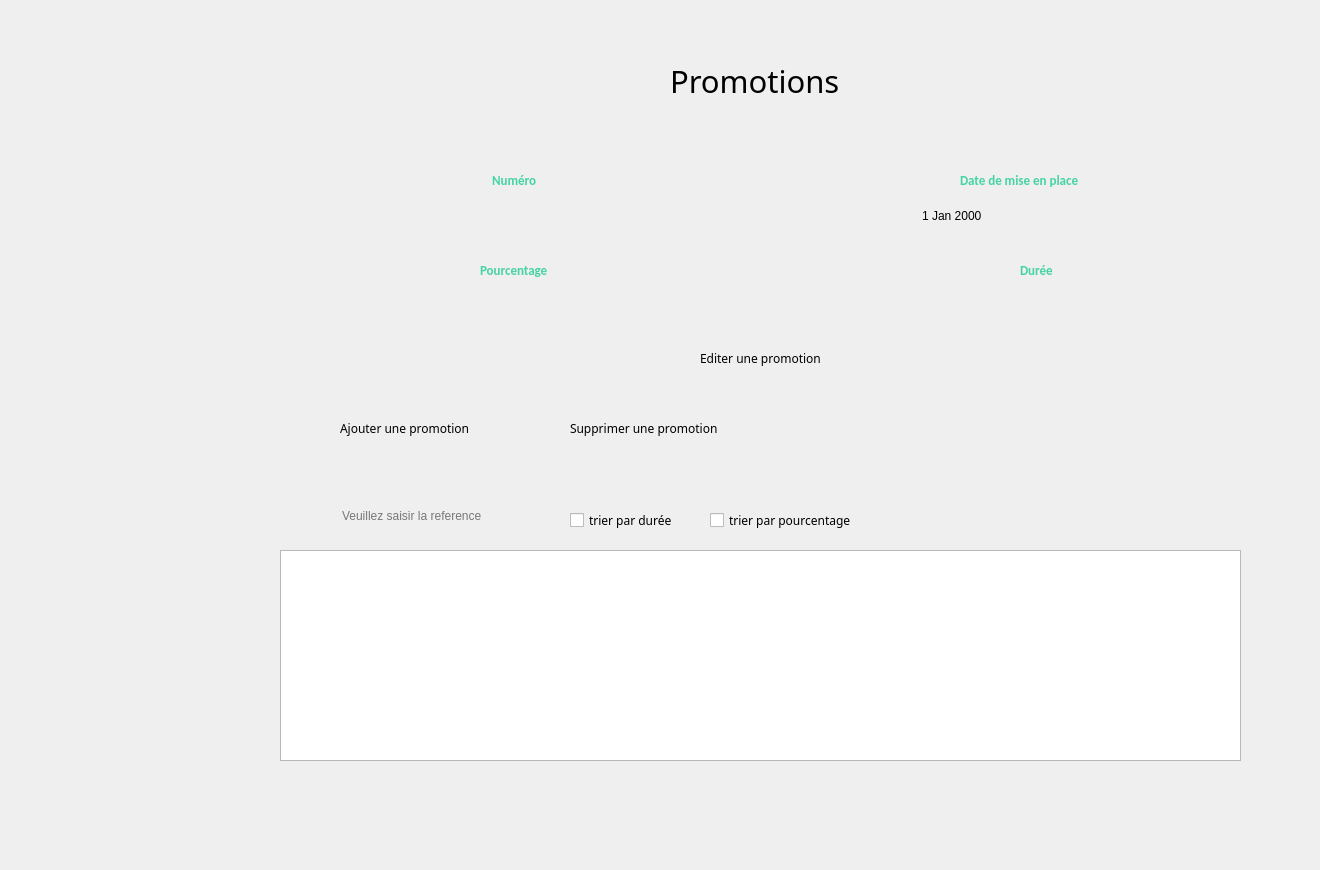
    <widget class="QWidget" name="page_12">
     <widget class="QTableView" name="tableView_3">
      <property name="geometry">
       <rect>
        <x>280</x>
        <y>550</y>
        <width>961</width>
        <height>211</height>
       </rect>
      </property>
     </widget>
     <widget class="QPushButton" name="pushButton_26">
      <property name="geometry">
       <rect>
        <x>870</x>
        <y>500</y>
        <width>93</width>
        <height>31</height>
       </rect>
      </property>
      <property name="styleSheet">
       <string notr="true">QPushButton {
	font-weight: 500;
	text-align: center;
    vertical-align: middle;
	background-color: transparent;
	padding: 5px 15px 15px 20px;
    color: #fff;
	font-size: 11px;
	border : 0;
	border-right: 3px solid transparent;
 	background-position: center top;
    background-repeat: no-repeat;
    background-origin: content;
    background-image: url(&quot;C:/Users/hp/Desktop/anglais/projet c++ design/ok1.png&quot;);
}

QPushButton:hover {
	color: #ffffff;
	font-weight: 500;
	background-image: url(&quot;C:/Users/hp/Desktop/anglais/projet c++ design/ok2.png&quot;);
}</string>
      </property>
      <property name="text">
       <string/>
      </property>
     </widget>
     <widget class="QCheckBox" name="pourcentage_4">
      <property name="geometry">
       <rect>
        <x>710</x>
        <y>510</y>
        <width>191</width>
        <height>20</height>
       </rect>
      </property>
      <property name="font">
       <font>
        <family>Montserrat Alternates</family>
       </font>
      </property>
      <property name="text">
       <string>trier par pourcentage</string>
      </property>
     </widget>
     <widget class="QCheckBox" name="jours_2">
      <property name="geometry">
       <rect>
        <x>570</x>
        <y>510</y>
        <width>141</width>
        <height>20</height>
       </rect>
      </property>
      <property name="font">
       <font>
        <family>Montserrat Alternates</family>
       </font>
      </property>
      <property name="text">
       <string>trier par durée</string>
      </property>
     </widget>
     <widget class="QLineEdit" name="num_3">
      <property name="geometry">
       <rect>
        <x>412</x>
        <y>200</y>
        <width>231</width>
        <height>22</height>
       </rect>
      </property>
      <property name="styleSheet">
       <string notr="true"> background-color: Transparent;
 border: none;</string>
      </property>
     </widget>
     <widget class="QLineEdit" name="pourcentage_3">
      <property name="geometry">
       <rect>
        <x>422</x>
        <y>290</y>
        <width>221</width>
        <height>22</height>
       </rect>
      </property>
      <property name="styleSheet">
       <string notr="true"> background-color: Transparent;
 border: none;</string>
      </property>
     </widget>
     <widget class="QDateEdit" name="date_3">
      <property name="geometry">
       <rect>
        <x>920</x>
        <y>200</y>
        <width>231</width>
        <height>31</height>
       </rect>
      </property>
      <property name="styleSheet">
       <string notr="true"> background-color: Transparent;
 border: none;</string>
      </property>
     </widget>
     <widget class="QLineEdit" name="jours_3">
      <property name="geometry">
       <rect>
        <x>920</x>
        <y>290</y>
        <width>231</width>
        <height>22</height>
       </rect>
      </property>
      <property name="styleSheet">
       <string notr="true"> background-color: Transparent;
 border: none;</string>
      </property>
     </widget>
     <widget class="QLabel" name="label_3">
      <property name="geometry">
       <rect>
        <x>492</x>
        <y>170</y>
        <width>111</width>
        <height>20</height>
       </rect>
      </property>
      <property name="font">
       <font>
        <family>Calibri</family>
        <pointsize>10</pointsize>
        <weight>75</weight>
        <bold>true</bold>
       </font>
      </property>
      <property name="styleSheet">
       <string notr="true">color: rgb(70, 211, 164);</string>
      </property>
      <property name="text">
       <string>Numéro</string>
      </property>
     </widget>
     <widget class="QLabel" name="label_60">
      <property name="geometry">
       <rect>
        <x>382</x>
        <y>180</y>
        <width>291</width>
        <height>71</height>
       </rect>
      </property>
      <property name="text">
       <string/>
      </property>
      <property name="pixmap">
       <pixmap>../../Downloads/saisir.png</pixmap>
      </property>
      <property name="scaledContents">
       <bool>true</bool>
      </property>
     </widget>
     <widget class="QLabel" name="label_4">
      <property name="geometry">
       <rect>
        <x>480</x>
        <y>260</y>
        <width>111</width>
        <height>20</height>
       </rect>
      </property>
      <property name="font">
       <font>
        <family>Calibri</family>
        <pointsize>10</pointsize>
        <weight>75</weight>
        <bold>true</bold>
       </font>
      </property>
      <property name="styleSheet">
       <string notr="true">color: rgb(70, 211, 164);</string>
      </property>
      <property name="text">
       <string>Pourcentage</string>
      </property>
     </widget>
     <widget class="QLabel" name="label_61">
      <property name="geometry">
       <rect>
        <x>382</x>
        <y>270</y>
        <width>291</width>
        <height>71</height>
       </rect>
      </property>
      <property name="text">
       <string/>
      </property>
      <property name="pixmap">
       <pixmap>../../Downloads/saisir.png</pixmap>
      </property>
      <property name="scaledContents">
       <bool>true</bool>
      </property>
     </widget>
     <widget class="QLabel" name="label_5">
      <property name="geometry">
       <rect>
        <x>960</x>
        <y>170</y>
        <width>171</width>
        <height>20</height>
       </rect>
      </property>
      <property name="font">
       <font>
        <family>Calibri</family>
        <pointsize>10</pointsize>
        <weight>75</weight>
        <bold>true</bold>
       </font>
      </property>
      <property name="styleSheet">
       <string notr="true">color: rgb(70, 211, 164);</string>
      </property>
      <property name="text">
       <string>Date de mise en place</string>
      </property>
     </widget>
     <widget class="QLabel" name="label_62">
      <property name="geometry">
       <rect>
        <x>890</x>
        <y>180</y>
        <width>291</width>
        <height>71</height>
       </rect>
      </property>
      <property name="text">
       <string/>
      </property>
      <property name="pixmap">
       <pixmap>../../Downloads/saisir.png</pixmap>
      </property>
      <property name="scaledContents">
       <bool>true</bool>
      </property>
     </widget>
     <widget class="QLabel" name="label_6">
      <property name="geometry">
       <rect>
        <x>1020</x>
        <y>260</y>
        <width>111</width>
        <height>20</height>
       </rect>
      </property>
      <property name="font">
       <font>
        <family>Calibri</family>
        <pointsize>10</pointsize>
        <weight>75</weight>
        <bold>true</bold>
       </font>
      </property>
      <property name="styleSheet">
       <string notr="true">color: rgb(70, 211, 164);</string>
      </property>
      <property name="text">
       <string>Durée</string>
      </property>
     </widget>
     <widget class="QLabel" name="label_63">
      <property name="geometry">
       <rect>
        <x>890</x>
        <y>270</y>
        <width>291</width>
        <height>71</height>
       </rect>
      </property>
      <property name="text">
       <string/>
      </property>
      <property name="pixmap">
       <pixmap>../../Downloads/saisir.png</pixmap>
      </property>
      <property name="scaledContents">
       <bool>true</bool>
      </property>
     </widget>
     <widget class="QLineEdit" name="recherche">
      <property name="geometry">
       <rect>
        <x>340</x>
        <y>500</y>
        <width>201</width>
        <height>31</height>
       </rect>
      </property>
      <property name="styleSheet">
       <string notr="true"> background-color: Transparent;
 border: none;</string>
      </property>
      <property name="placeholderText">
       <string>Veuillez saisir la reference</string>
      </property>
     </widget>
     <widget class="QPushButton" name="modif">
      <property name="geometry">
       <rect>
        <x>820</x>
        <y>340</y>
        <width>93</width>
        <height>28</height>
       </rect>
      </property>
      <property name="styleSheet">
       <string notr="true">QPushButton {
	font-weight: 500;
	text-align: center;
    vertical-align: middle;
	background-color: transparent;
	padding: 5px 15px 15px 20px;
    color: #fff;
	font-size: 11px;
	border : 0;
	border-right: 3px solid transparent;
 	background-position: center top;
    background-repeat: no-repeat;
    background-origin: content;
    background-image: url(&quot;C:/Users/hp/Desktop/anglais/projet c++ design/edit1.png&quot;);
}

QPushButton:hover {
	color: #ffffff;
	font-weight: 500;
	background-image: url(&quot;C:/Users/hp/Desktop/anglais/projet c++ design/edit2.png&quot;);
}</string>
      </property>
      <property name="text">
       <string/>
      </property>
     </widget>
     <widget class="QPushButton" name="suppp">
      <property name="geometry">
       <rect>
        <x>490</x>
        <y>410</y>
        <width>93</width>
        <height>41</height>
       </rect>
      </property>
      <property name="styleSheet">
       <string notr="true">QPushButton {
	font-weight: 500;
	text-align: center;
    vertical-align: middle;
	background-color: transparent;
	padding: 5px 15px 15px 20px;
    color: #fff;
	font-size: 11px;
	border : 0;
	border-right: 3px solid transparent;
 	background-position: center top;
    background-repeat: no-repeat;
    background-origin: content;
    background-image: url(&quot;C:/Users/hp/Desktop/anglais/projet c++ design/minus1.png&quot;);
}

QPushButton:hover {
	color: #ffffff;
	font-weight: 500;
	background-image: url(&quot;C:/Users/hp/Desktop/anglais/projet c++ design/minus2.png&quot;);
}</string>
      </property>
      <property name="text">
       <string/>
      </property>
     </widget>
     <widget class="QLabel" name="label_387">
      <property name="geometry">
       <rect>
        <x>-10</x>
        <y>-30</y>
        <width>1311</width>
        <height>861</height>
       </rect>
      </property>
      <property name="text">
       <string/>
      </property>
      <property name="pixmap">
       <pixmap>../../Desktop/anglais/projet c++ design/bg2.png</pixmap>
      </property>
      <property name="scaledContents">
       <bool>true</bool>
      </property>
     </widget>
     <widget class="QLabel" name="label_28">
      <property name="geometry">
       <rect>
        <x>280</x>
        <y>475</y>
        <width>271</width>
        <height>81</height>
       </rect>
      </property>
      <property name="text">
       <string/>
      </property>
      <property name="pixmap">
       <pixmap>../../Downloads/search.png</pixmap>
      </property>
      <property name="scaledContents">
       <bool>true</bool>
      </property>
     </widget>
     <widget class="QPushButton" name="pushButton_4">
      <property name="geometry">
       <rect>
        <x>270</x>
        <y>410</y>
        <width>91</width>
        <height>41</height>
       </rect>
      </property>
      <property name="styleSheet">
       <string notr="true">QPushButton {
	font-weight: 500;
	text-align: center;
    vertical-align: middle;
	background-color: transparent;
	padding: 5px 15px 15px 20px;
    color: #fff;
	font-size: 11px;
	border : 0;
	border-right: 3px solid transparent;
 	background-position: center top;
    background-repeat: no-repeat;
    background-origin: content;
    background-image: url(&quot;C:/Users/hp/Desktop/anglais/projet c++ design/ajouter1.png&quot;);
}

QPushButton:hover {
	color: #ffffff;
	font-weight: 500;
	background-image: url(&quot;C:/Users/hp/Desktop/anglais/projet c++ design/ajouter2.png&quot;);
}</string>
      </property>
      <property name="text">
       <string/>
      </property>
     </widget>
     <widget class="QLabel" name="label_388">
      <property name="geometry">
       <rect>
        <x>670</x>
        <y>40</y>
        <width>301</width>
        <height>81</height>
       </rect>
      </property>
      <property name="font">
       <font>
        <family>Montserrat Alternates</family>
        <pointsize>23</pointsize>
       </font>
      </property>
      <property name="text">
       <string>Promotions</string>
      </property>
     </widget>
     <widget class="QLabel" name="label_389">
      <property name="geometry">
       <rect>
        <x>570</x>
        <y>420</y>
        <width>191</width>
        <height>16</height>
       </rect>
      </property>
      <property name="font">
       <font>
        <family>Montserrat Alternates</family>
       </font>
      </property>
      <property name="text">
       <string>Supprimer une promotion</string>
      </property>
     </widget>
     <widget class="QLabel" name="label_390">
      <property name="geometry">
       <rect>
        <x>700</x>
        <y>350</y>
        <width>141</width>
        <height>16</height>
       </rect>
      </property>
      <property name="font">
       <font>
        <family>Montserrat Alternates</family>
       </font>
      </property>
      <property name="text">
       <string>Editer une promotion</string>
      </property>
     </widget>
     <widget class="QLabel" name="label_391">
      <property name="geometry">
       <rect>
        <x>340</x>
        <y>420</y>
        <width>151</width>
        <height>16</height>
       </rect>
      </property>
      <property name="font">
       <font>
        <family>Montserrat Alternates</family>
       </font>
      </property>
      <property name="text">
       <string>Ajouter une promotion</string>
      </property>
     </widget>
     <zorder>label_387</zorder>
     <zorder>tableView_3</zorder>
     <zorder>pushButton_26</zorder>
     <zorder>pourcentage_4</zorder>
     <zorder>jours_2</zorder>
     <zorder>label_3</zorder>
     <zorder>label_60</zorder>
     <zorder>num_3</zorder>
     <zorder>label_4</zorder>
     <zorder>label_61</zorder>
     <zorder>pourcentage_3</zorder>
     <zorder>label_5</zorder>
     <zorder>label_62</zorder>
     <zorder>date_3</zorder>
     <zorder>label_6</zorder>
     <zorder>label_63</zorder>
     <zorder>jours_3</zorder>
     <zorder>modif</zorder>
     <zorder>suppp</zorder>
     <zorder>label_28</zorder>
     <zorder>recherche</zorder>
     <zorder>pushButton_4</zorder>
     <zorder>label_388</zorder>
     <zorder>label_389</zorder>
     <zorder>label_390</zorder>
     <zorder>label_391</zorder>
    </widget>
